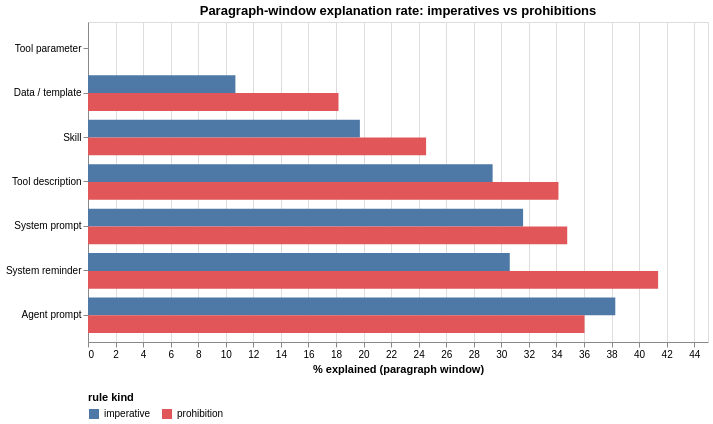

Here is the notebook cell this chart was saved with:
### Markdown cell above
### Imperatives vs prohibitions

Are *prohibitions* (don't, never, must not) explained at the same rate as *positive imperatives* (must, always, ensure)? The hypothesis: prohibitions tend to be issued without reasons more often. Each rule sentence carries `is_imperative` and `is_prohibition` flags (overlap allowed). Below, the per-category explanation rate for each subset side by side.

### Code cell
"""Imperatives vs prohibitions: per-category paragraph-window explanation rate, side by side."""

imp_proh_rows = []
for cat in cats:
    re_b = by_category[cat]["metrics"]["rule_explanation"]
    if re_b["pct_imperative_explained_para"] is not None:
        imp_proh_rows.append({
            "category": cat,
            "rule_kind": "imperative",
            "pct_explained_para": re_b["pct_imperative_explained_para"],
            "n":                  re_b["n_imperative_sentences"],
        })
    if re_b["pct_prohibition_explained_para"] is not None:
        imp_proh_rows.append({
            "category": cat,
            "rule_kind": "prohibition",
            "pct_explained_para": re_b["pct_prohibition_explained_para"],
            "n":                  re_b["n_prohibition_sentences"],
        })
imp_proh_df = pd.DataFrame(imp_proh_rows)

cat_order_split = (
    imp_proh_df.groupby("category")["pct_explained_para"].mean()
    .sort_values().index.tolist()
)

split_chart = (
    alt.Chart(imp_proh_df)
    .mark_bar()
    .encode(
        y=alt.Y("category:N", sort=cat_order_split, title=None),
        x=alt.X("pct_explained_para:Q",
                title="% explained (paragraph window)"),
        color=alt.Color("rule_kind:N",
                        scale=alt.Scale(domain=["imperative", "prohibition"],
                                        range=["#4e79a7", "#e15759"]),
                        legend=alt.Legend(title="rule kind", orient="bottom")),
        yOffset="rule_kind:N",
        tooltip=[
            alt.Tooltip("category:N"),
            alt.Tooltip("rule_kind:N"),
            alt.Tooltip("pct_explained_para:Q", format=".2f"),
            alt.Tooltip("n:Q", format=",", title="n sentences"),
        ],
    )
    .properties(width=620, height=320,
                title="Paragraph-window explanation rate: imperatives vs prohibitions")
)

split_chart

### Figure 1 — Vega-Lite specification as saved in the notebook (floating-point values rounded to 4 significant figures)
{"config": {"view": {"continuousWidth": 300, "continuousHeight": 300}}, "data": {"name": "data-7110feadfb93320c07a51e3fc8ec8534"}, "mark": {"type": "bar"}, "encoding": {"color": {"field": "rule_kind", "legend": {"orient": "bottom", "title": "rule kind"}, "scale": {"domain": ["imperative", "prohibition"], "range": ["#4e79a7", "#e15759"]}, "type": "nominal"}, "tooltip": [{"field": "category", "type": "nominal"}, {"field": "rule_kind", "type": "nominal"}, {"field": "pct_explained_para", "format": ".2f", "type": "quantitative"}, {"field": "n", "format": ",", "title": "n sentences", "type": "quantitative"}], "x": {"field": "pct_explained_para", "title": "% explained (paragraph window)", "type": "quantitative"}, "y": {"field": "category", "sort": ["Tool parameter", "Data / template", "Skill", "Tool description", "System prompt", "System reminder", "Agent prompt"], "title": null, "type": "nominal"}, "yOffset": {"field": "rule_kind", "type": "nominal"}}, "height": 320, "title": "Paragraph-window explanation rate: imperatives vs prohibitions", "width": 620, "$schema": "https://vega.github.io/schema/vega-lite/v6.4.1.json", "datasets": {"data-7110feadfb93320c07a51e3fc8ec8534": [{"category": "Agent prompt", "rule_kind": "imperative", "pct_explained_para": 38.27, "n": 405}, {"category": "Agent prompt", "rule_kind": "prohibition", "pct_explained_para": 36.04, "n": 111}, {"category": "Data / template", "rule_kind": "imperative", "pct_explained_para": 10.7, "n": 458}, {"category": "Data / template", "rule_kind": "prohibition", "pct_explained_para": 18.18, "n": 88}, {"category": "Skill", "rule_kind": "imperative", "pct_explained_para": 19.73, "n": 674}, {"category": "Skill", "rule_kind": "prohibition", "pct_explained_para": 24.54, "n": 163}, {"category": "System prompt", "rule_kind": "imperative", "pct_explained_para": 31.58, "n": 304}, {"category": "System prompt", "rule_kind": "prohibition", "pct_explained_para": 34.78, "n": 92}, {"category": "System reminder", "rule_kind": "imperative", "pct_explained_para": 30.61, "n": 98}, {"category": "System reminder", "rule_kind": "prohibition", "pct_explained_para": 41.38, "n": 29}, {"category": "Tool description", "rule_kind": "imperative", "pct_explained_para": 29.37, "n": 269}, {"category": "Tool description", "rule_kind": "prohibition", "pct_explained_para": 34.15, "n": 82}, {"category": "Tool parameter", "rule_kind": "imperative", "pct_explained_para": 0.0, "n": 11}]}}
